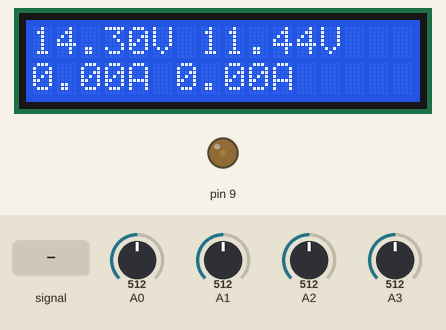
The sketch below on a simulated Arduino Uno, built with avr-gcc and run on an emulated ATmega328P. On the bench: 16×2 character LCD, output pins drawn as LEDs (lit = HIGH). The inputs (shaded band) are chosen by the test bench; at power-on: A0 = 512, A1 = 512, A2 = 512, A3 = 512.

Above: at 4.6 s.
4.7 s: A2 fed a 200 Hz sine of ±255 counts around its level
At 5.1 s:
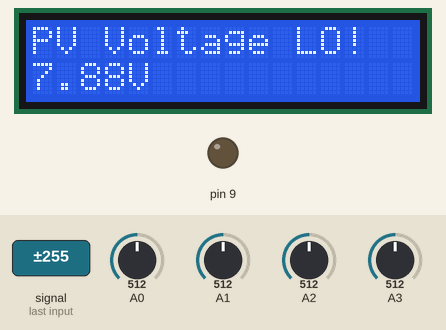
At 52.26 s:
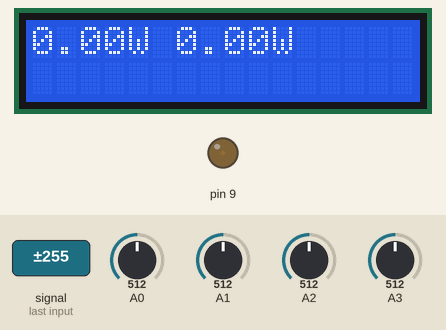
Timing chart, 0 to 53.7 s (numbered marks = the images above; inputs shaded):
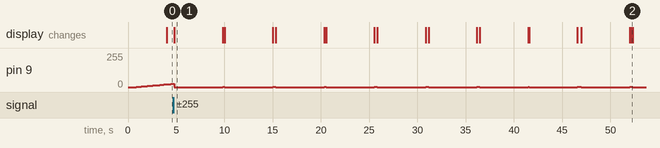

The sketch:

MPPT_Buck_Boost_Converter-Hill_Climbing_With_LCD-REV.1.1.ino
```cpp
// (licence header left out)
#include <LiquidCrystal.h>

#define VL_MAX 626                                                        // Max load voltage (CV mode) (approx. 14V)
#define IL_MAX 300                                                        // Max load current (CC mode)
#define DUTY_MAX 300                                                      // Max allowable duty cycle count (D_max = 75%)
#define DUTY_MIN 1                                                        // Min allowable duty cycle count (D_min = 0.25%)
#define H(X) (X > 0 ? (X > 20 ? X / 20 : 1) : (X < -20 ? X / 20 : -1))    // A gain factor in the proportional control action
#define P_HYST 50                                                         // PV power hysteresis

const int pinVload = 0, pinIload = 1, pinVpv = 2, pinIpv = 3;             // Sense pins: Load voltage = A0, Load current = A1, PV voltage = A2, PV current = A3

const int rs = A5, en = A4, d4 = 10, d5 = 11, d6 = 12, d7 = 13;           // Pin assignment for 16x2 LCD interfacing
LiquidCrystal lcd(rs, en, d4, d5, d6, d7);

void setup()
{
  DDRB |= (1 << PB1);                                                     // Set D9 as output
  TCCR1A = 0b10000010;                                                    // Pin D9 (OCR1A): Clear on compare match
  TCCR1B = 0b00011001;                                                    // Fast PWM (Mode 14); Clock Select = System clock (No Prescaling) [Ref. Data Sheet, p. 172]
  ICR1 = 399;                                                             // f_sw = 16 MHz / (ICR1 + 1) = 40 kHz
  OCR1A = 0;                                                              // d = 0
  ADMUX = 0b01000000;                                                     // Select analog ref = +5 V
  ADCSRA = 0b10010111;                                                    // ADC enable, prescaler = f_CPU / 128 [Ref: Atmega328P datasheet, pp. 317-320]
  lcd.begin(16, 2);
  lcd.clear();
  lcd.print("Initializing...");
  delay(800);
}
/* ~~~~~~~~~~~~~~~~~~~~~~~~~~~~~~~~~~~~~~~~~~~~~~~~~~~~~~~~~~~~~~~~~~~~~~~~~~~~~~~~~~~~~~~~~~~~~~~~~~~~~~~~~~~~~~~~~~~~~~~~~~~~~~~~~~~~~~~~~~~~~~~~~~~~~~~~~
   ~~~~~~~~~~~~~~~~~~~~~~~~~~~~~~~~~~~~~~~~~~~~~~~~~~~~~~~~~~~~~~~~~ MPPT & CC-CV CHARGING ~~~~~~~~~~~~~~~~~~~~~~~~~~~~~~~~~~~~~~~~~~~~~~~~~~~~~~~~~~~~~~~~~
   ~~~~~~~~~~~~~~~~~~~~~~~~~~~~~~~~~~~~~~~~~~~~~~~~~~~~~~~~~~~~~~~~~~~~~~~~~~~~~~~~~~~~~~~~~~~~~~~~~~~~~~~~~~~~~~~~~~~~~~~~~~~~~~~~~~~~~~~~~~~~~~~~~~~~~~~~~
*/
void loop()
{
  static unsigned long tUpdateDisp = millis();                // Records time of updating display
  static unsigned long tUpdateBase = millis();                // Records time of updating pBase
  static unsigned long tUpdateDmax = millis();                // Records time of updating pBase
  static unsigned int pBase = 2400;                           // Initialize PV base power with a small non zero value
  static unsigned int vpvPrev = adcRead(pinVpv);              // Previous PV voltage
  static unsigned int pPeak = 0;                              // Peak Power from PV module
  static unsigned int pPeakCycle = 0;                         // Peak Power from PV module in a hovering cycle
  static unsigned int dMax = DUTY_MIN;                        // Maximum duty cycle counter
  static int dDuty = 1;                                       // Duty cycle change direction: +ve = increase, -ve = decrease
  static int iloadOffset = adcRead(pinIload);                 // Read load current
  static int ipvOffset = adcRead(pinIpv);                     // Read PV current
  static bool ccMode = 0;                                     // Flag to indiacte CC mode of operation
  static bool cvMode = 0;                                     // Flag to indiacte CC mode of operation
  static bool toggle = false;                                 // Flag to indiacte PV power crossed the base-power and toggling of duty cycle change direction is enabled
  unsigned int vload = adcRead(pinVload);                     // Read output voltage
  unsigned int iload = adcRead(pinIload) - iloadOffset;       // Read load current
  unsigned int vpv = adcRead(pinVpv);                         // Read PV voltage
  unsigned int ipv = adcRead(pinIpv) - ipvOffset;             // Read PV current
  if (ipv > 1023)                                             // Current reading went below offset value
    ipv = 0;
  if (iload > 1023)
    iload = 0;
  unsigned int p = (ipv / 4) * (vpv / 4);                     // Power from PV module

  if (p >= (pBase + 5)) {
    toggle = false;
  }
  if (pPeakCycle < p)
    pPeak = pPeakCycle = p;

  if (millis() - tUpdateDmax > 100) {
    static int i = 0;
    if (p < pBase) {
      if (!toggle) {
        pPeak = pPeakCycle;
        pPeakCycle = 0;
        if (vpv < vpvPrev)
          dDuty = -1;
        else
          dDuty = 1;
        vpvPrev = vpv;
        toggle = true;
      }
    }
    else {
      toggle = false;
    }

    if (vpv <= 480 || dMax >= DUTY_MAX) {
      dDuty = -1;
      pPeak = pPeakCycle;
      pPeakCycle = 0;
      vpvPrev = vpv;
      toggle = true;
    }
    else if (dMax <= DUTY_MIN) {
      dDuty = 1;
      pPeak = pPeakCycle;
      pPeakCycle = 0;
      vpvPrev = vpv;
      toggle = true;
    }

    if (vpv < 400) {
      OCR1A = 0;
      dMax = 0;
      lcd.clear();
      lcd.print("PV Voltage LO!");
      lcd.setCursor(0, 1);
      lcd.print((float)vpv / 35.80);
      lcd.print("V");
      delay (5000);
      lcd.clear();
      dDuty = 1;
    }

    if (dDuty < 0)
      dMax = dMax > DUTY_MIN ? dMax - 1 : DUTY_MIN;
    else if (dMax < DUTY_MAX)
      dMax++;
    if (i == 30)                                              // Update display every 3 s
      dispData(vpv, ipv, vload, iload, ccMode, cvMode, dMax);
    i = i < 30 ? i + 1 : 0;                                    // Counter for 2 s interval between display updates
    tUpdateDmax = millis();
  }

  int ie = IL_MAX - iload;                                     // Calculate current error
  int ve = VL_MAX - vload;                                     // Calculate voltage error
  int e = ve < ie ? ve / 2 : ie;                               // Calculate error

  if (ie < 10) {                                               // CC mode
    ccMode = 1;                                                // CC mode flag set
    cvMode = 0;                                                // CV mode flag clear
  }
  else if (ie > 20 && ve < 10) {                               // CV mode
    ccMode = 0;
    cvMode = 1;
  }
  else if (ie > 20 && ve > 20) {
    ccMode = 0;                                                // CC mode flag set
    cvMode = 0;
  }

  if (e > 0 && vload < VL_MAX && vpv > 400) {                              // Load current and load voltage are less than reference current and reference voltage
    OCR1A = (OCR1A + H(e)) < dMax ? OCR1A + H(e) : dMax;
  }
  else if (e < 0 || vload > VL_MAX) {                                      // Output current/voltage or both are higher than the reference current/voltage
    OCR1A = OCR1A > (-H(e) + DUTY_MIN) ? OCR1A + H(e) : DUTY_MIN;
  }

  if ((millis() - tUpdateBase) > 5) {
    static int j = 0;
    if ((pBase + P_HYST + 2) <= pPeak)
      pBase += 2;
    else if (pBase > 2400)                                    // pBase_min = vpv_min * ipv_min / 16
      pBase -= 2;
    j = j < 5 ? j + 1 : 0;
    tUpdateBase = millis();
  }
}
/* ~~~~~~~~~~~~~~~~~~~~~~~~~~~~~~~~~~~~~~~~~~~~~~~~~~~~~~~~~~~~~~~~~~~~~~~~~~~~~~~~~~~~~~~~~~~~~~~~~~~~~~~~~~~~~~~~~~~~~~~~~~~~~~~~~~~~~~~~~~~~~~~~~~~~~~~~~~
   ~~~~~~~~~~~~~~~~~~~~~~~~~~~~~~~~~~~~~~~~~~~~~~~~~~~~~~~~~~~~~~~~~~ FUNCTION DEFINATIONS ~~~~~~~~~~~~~~~~~~~~~~~~~~~~~~~~~~~~~~~~~~~~~~~~~~~~~~~~~~~~~~~~~~
   ~~~~~~~~~~~~~~~~~~~~~~~~~~~~~~~~~~~~~~~~~~~~~~~~~~~~~~~~~~~~~~~~~~~~~~~~~~~~~~~~~~~~~~~~~~~~~~~~~~~~~~~~~~~~~~~~~~~~~~~~~~~~~~~~~~~~~~~~~~~~~~~~~~~~~~~~~~
*/
void dispData(const unsigned int __vpv, const unsigned int __ipv, const unsigned int __vb, const unsigned int __ib, const bool __ccMode, const bool __cvMode, const unsigned int __dMax)
{
  static bool ivData = true;
  static float pvVoltage, pvCurrent, baVoltage, baCurrent;
  lcd.clear();
  if (ivData) {
    pvVoltage = (float)__vpv / 35.80;
    pvCurrent = (float)__ipv / 765.70;
    baVoltage = (float)__vb / 44.75;
    baCurrent = (float)__ib / 169.60;

    lcd.print(pvVoltage);                                                                 // Print PV voltage
    lcd.print("V ");
    lcd.print(baVoltage);                                                                 // Print battery voltage
    lcd.print(__cvMode ? "V*" : "V");                                                     // Print V* -> CV mode, V -> Batt voltage is less than max voltage
    lcd.setCursor(0, 1);
    lcd.print(pvCurrent);                                                                 // Print PV current
    lcd.print("A ");
    lcd.print(baCurrent);                                                                 // Print battery current
    lcd.print(__ccMode ? "A*" : "A");                                                     // Print A* -> CC mode, A -> Current is less than max current
  }
  else {
    lcd.print(pvVoltage * pvCurrent);                                                     // Print PV power
    lcd.print("W ");
    lcd.print(baVoltage * baCurrent);                                                     // Print Load power
    lcd.print("W");
    if (__vpv && __ipv && __vb && __ib) {
      lcd.setCursor(0, 1);
      lcd.print("e ");
      lcd.print(((baVoltage * baCurrent) / (pvVoltage * pvCurrent)) * 100);                 // Print Efficiency
      lcd.print("%");
    }
  }
  ivData = !ivData;
}

unsigned int adcRead(byte ch)
{
  if (ch > 15)
    return 0;
  ADMUX &= 0xF0;
  ADMUX |= ch;
  ADCSRA |= 0x40;                                                                         // Start conversion
  while (ADCSRA & 0x40);                                                                  // Wait until ADC start conversion bit goes low
  unsigned int a = ADCL;
  a |= (ADCH << 8);
  return (a);
}
```

Measured:
- after the input at 4.7 s, the display: changes after 0.12 s (image 1)
- what the display in image 1 shows lasts 5.0 s, from 4.8 s to 9.8 s
